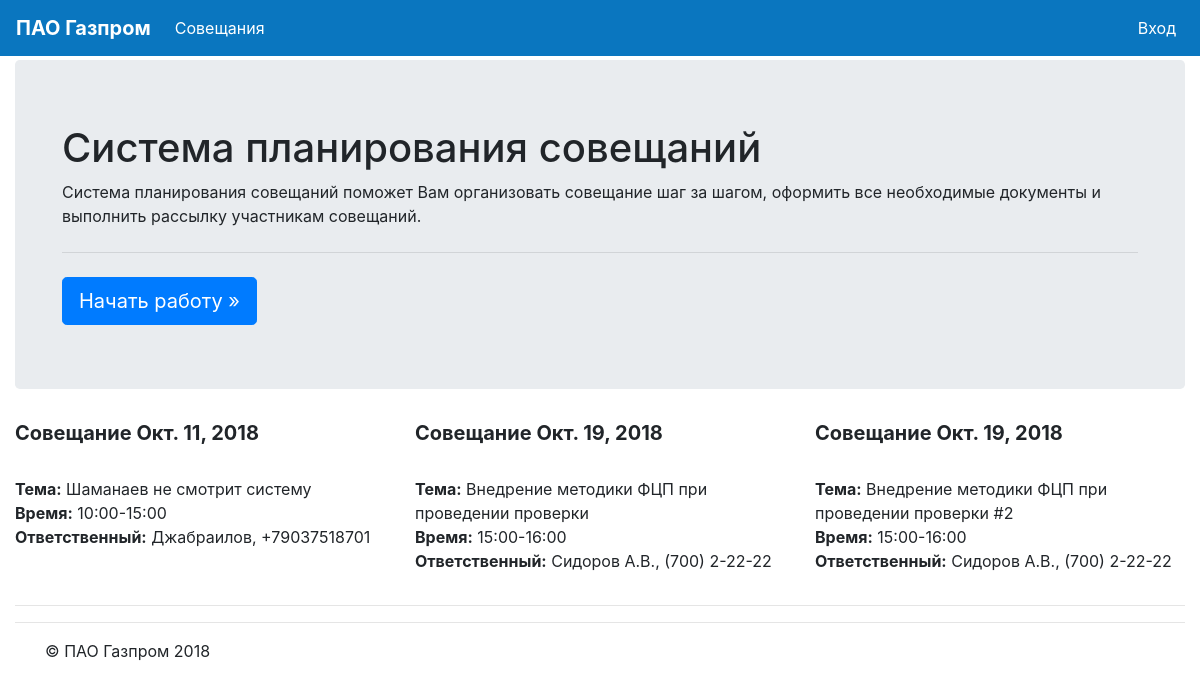
Before: / with the older database file.
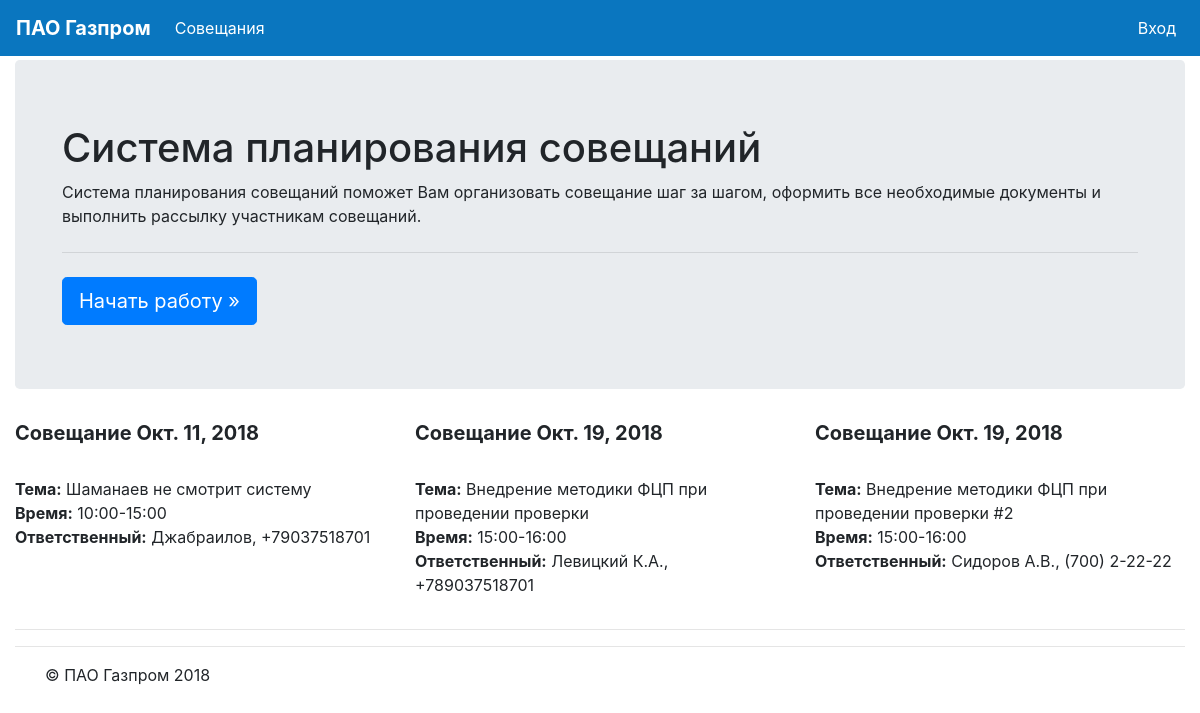
After: the same page with the newer database file.
### meetings/models.py (models this page shows, shortened)
class Meeting(models.Model):
    meet_type = models.CharField(max_length=1, choices=MEETING_TYPE_CHOICES, default=mInternal)
    meet_subj = models.CharField(max_length=128, db_index=True)
    meet_date = models.DateField(null=False, default=timezone.now)
    meet_start = models.CharField(max_length=5,null=True)
    meet_end = models.CharField(max_length=5,null=True)
    meet_acc = models.CharField(max_length=64, db_index=True, blank=True)
    meet_tel = models.CharField(max_length=20, blank=True)
    meet_save = models.BooleanField(default=False)
    meet_confident = models.BooleanField(default=False)
    studios = models.ManyToManyField('Studio', through='StudioList')
    class Meta:
        verbose_name = 'Совещание'
        verbose_name_plural = 'Совещания'

### meetings/views.py (the view)
# urls.py: 2. Add a URL to urlpatterns:  path('', views.home, name='home')
def home(request):
    args={}
    args['meetings'] = Meeting.objects.filter(meet_date__gte=timezone.now()).order_by('meet_date', '-meet_start')[0:3]
    return render(request,'mb_home.html', args)

### meetings/views.py (called while the page is built)
def mb_processor(request):
    args={}
    args['mb_auth']=settings.MB_AUTH
    return args

### templates/mb_home.html
{% extends "mb_main.html" %}
{% load i18n %}
{% block main-content %}
      <div class="jumbotron">
        <div class="container">
          <h1 class="display-5">Система планирования совещаний</h1>
          <p>Система планирования совещаний поможет Вам организовать совещание шаг за шагом, оформить все необходимые документы и выполнить рассылку участникам совещаний.</p>
          <hr class="my-4">
          <a class="btn btn-primary btn-lg" href="{% url 'meetings:table' %}" role="button">Начать работу &raquo;</a>
        </div>
      </div>
{% endblock %}

### templates/mb_main.html (shortened to what this page needs)
{% load staticfiles %}
{% load cache %}
<!DOCTYPE html>
<html>
<head>
    <link rel="stylesheet" type="text/css" href="{% static "css/bootstrap.min.css" %}">
    <link rel="stylesheet" type="text/css" href="{% static "css/bootstrap-datepicker.min.css" %}">
    <link rel="stylesheet" type="text/css" href="{% static "css/bootstrap-timepicker.min.css" %}">
    <link rel="stylesheet" type="text/css"  href="{% static "css/jquery.dataTables.min.css" %}">
    <link rel="stylesheet" href="{% static "fonts/css/all.css" %}">
    <link rel="stylesheet" type="text/css"  href="{% static "appendGrid/jquery-ui.structure.min.css" %}">
    <link rel="stylesheet" type="text/css"  href="{% static "appendGrid/jquery-ui.theme.min.css" %}">
    <link rel="stylesheet" type="text/css"  href="{% static "appendGrid/jquery.appendGrid-1.7.1.min.css" %}">
</head>
<body style="padding-top:60px;">
    <div class="container-fluid">
    <div class="row">
    <div class="col-sm-12">
    <nav class="navbar navbar-expand-md navbar-dark fixed-top" style="background-color: #0a76bf;">
      <a class="navbar-brand" href="{% url 'home' %}"><b>ПАО Газпром</b></a>
      <div class="collapse navbar-collapse" id="navbarLeft">
        <ul class="navbar-nav mr-auto">
          <li class="nav-item active">
            <a class="nav-link" href="{% url 'meetings:table' %}">Совещания <span class="sr-only">(current)</span></a>
          </li>
        </ul>
        <ul class="navbar-nav mr-left">
          {% if mb_auth %}
              <li class="nav-item active">
            {% if user.is_authenticated %}
                <a class="nav-link" href="{% url "logout" %}"><i class="fa fa-torsos"></i>Выход ({{ user.username }})</a>
            {% else %}
                <a class="nav-link" href="{% url "login" %}">Вход</a>
            {% endif %}
              </li>
          {% endif %}
         </ul>
      </div>
    </nav>
    {% block content %}
    <main role="main">
      {% block main-content %}{% endblock %}
        <div class="row">
          {%  for meeting in meetings %}
              {%  if forloop.counter <= 3 %}
                  <div class="col-md-4">
                    <h5><b>Совещание {{ meeting.meet_date }}</b></h5>
                    <a href="{% url 'meetings:membersdoc' meeting.id %}" target='_blank' data-toggle="tooltip" data-placement="top" title="Формировать список участников" onClick=""><i class="fa fa-users"></i></a>
                    <a href="{% url 'meetings:itemsdoc' meeting.id %}" target='_blank' data-toggle="tooltip" data-placement="top" title="Формировать повестку" onClick=""><i class="fa fa-list"></i></a>
                    <a href="{% url 'meetings:studiosdoc' meeting.id %}" target='_blank' data-toggle="tooltip" data-placement="top" title="Формировать заявку" onClick=""><i class="fa fa-file"></i></a>
                    <p>
                        <b>Тема:</b> {{ meeting.meet_subj }}<br>
                        <b>Время:</b> {{ meeting.meet_start }}-{{ meeting.meet_end }}<br>
                        <b>Ответственный:</b> {{ meeting.meet_acc }}, {{ meeting.meet_tel }}<br>
                    </p>
                  </div>
              {% endif %}
          {% endfor %}
        </div>
        <hr>
    </main>
    {% endblock %}
    <hr class="my-3">
    <footer class="container">
      <p>&copy; ПАО Газпром 2018</p>
    </footer>
    </div>
</body>
</html>

Changed rows visible on the page:
changed Meeting "Внедрение методики ФЦП при проведении проверки": meet_acc "Сидоров А.В." → "Левицкий К.А."; meet_tel "(700) 2-22-22" → "+789037518701"
